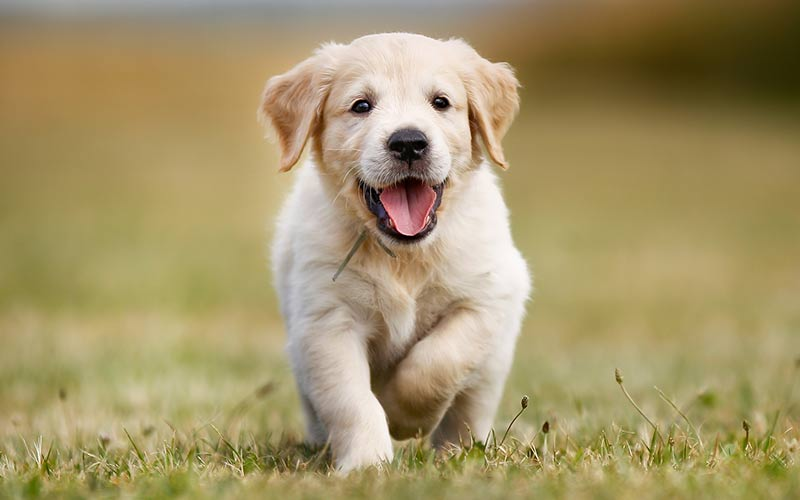
#> input picture data/images/golden1.jpg, 800 x 500 px
$ jupyter execute --allow-errors color_similarity.ipynb   (shell and % lines are left out)   (older library calls are emulated)
#> lines starting #> are read from the running program, lines starting #| are printed output that depends on the picture; long printed decimals are rounded
### dominant_cluster.py
from sklearn.cluster import KMeans
import matplotlib.pyplot as plt
import numpy as np
import cv2

def get_dom_colors(image_path,clusters=10,plot=False):
	image = cv2.imread(image_path)
	image = cv2.cvtColor(image, cv2.COLOR_BGR2RGB)
	# flatten from 3d to 2d
	image = image.reshape((image.shape[0] * image.shape[1], 3))
	# cluster the pixel intensities
	clt = KMeans(n_clusters = clusters)
	clt.fit(image)

	dcolors = [c.astype("uint8").tolist() for c in clt.cluster_centers_]

	if plot:
		hist = centroid_histogram(clt)
		bar = plot_colors(hist, clt.cluster_centers_)
		plt.figure()
		plt.axis("off")
		plt.imshow(bar)
		plt.show()

	return dcolors


# [21 lines left out: functions plot_colors, centroid_histogram, not called in this run]

# [5 lines of commented-out code are left out]

### kmeans_gpu.py
#! /usr/bin/env python3
import numpy as np
import time
import faiss
import sys

import imageio
from skimage import transform
from collections import Counter
import cv2

# [6 lines of commented-out code are left out]

def load_image(img_path, resize=True):
    tmp_img = imageio.imread(img_path)
    if resize:
        return transform.resize(image=tmp_img,output_shape=(200,200),anti_aliasing=True, mode='constant')
    return tmp_img

# x = x.reshape(x.shape[0], -1).astype('float32')

def train_kmeans(x, k):
    "Runs kmeans on one or several GPUs"
    d = x.shape[1]
    clus = faiss.Clustering(d, k)
    clus.verbose = False
    clus.niter = 20

    clus.max_points_per_centroid = 10000000

    res = faiss.StandardGpuResources()

    cfg = faiss.GpuIndexFlatConfig()
    cfg.useFloat16 = False
    cfg.device = 0

    index = faiss.GpuIndexFlatL2(res, d, cfg)

    # perform the training
    clus.train(x, index)
    centroids = faiss.vector_float_to_array(clus.centroids)

    obj = faiss.vector_float_to_array(clus.obj)
    # print("final objective: %.4g" % obj[-1])

    return centroids.reshape(k, d)

def run(image_path,clusters=10,c_size=True):
    img_x = load_image(image_path)
    img_x = img_x.reshape((img_x.shape[0] * img_x.shape[1], 3)).astype('float32')
    centroids_ = train_kmeans(img_x, clusters)
    if c_size:
        labels = compute_cluster_assignment(centroids_,img_x)
        # hist = hist.astype("float")
        # (hist, _) = np.histogram(labels, bins=clusters)
        # hist /= hist.sum()
        centroids_ = (centroids_*255).astype("uint8")
        counts = Counter(labels).most_common()
        total = sum(n for _, n in counts)
        centroids_sizes = [(val/total, centroids_[k]) for k,val in counts]
        bar_img = bar_colors(centroids_sizes)
        return centroids_, bar_img
    else:
        return (centroids_*255).astype("uint8")

# [24 lines left out: functions bar_colors, compute_cluster_assignment, not called in this run]

### knn_vidimg.py
#! /usr/bin/env python3
import numpy as np
import time
import faiss
import sys

import imageio
from skimage import transform
from collections import Counter
import cv2
import glob
import knn_gpu
import re
from sklearn.metrics import accuracy_score

def load_image(img_path, resize=True):
    tmp_img = imageio.imread(img_path)
    if resize:
        return transform.resize(image=tmp_img,output_shape=(200,200),anti_aliasing=True, mode='constant')
    return tmp_img

def build_vector(vid2img_list):
    img_vectors = None
    for vi in vid2img_list:
        img_x = load_image(vi,resize=False)
        img_x = img_x.flatten().astype('float32')
        if img_vectors is None:
            img_vectors = img_x
        else:
            img_vectors = np.vstack((img_vectors, img_x))
    return img_vectors

def run_knn_vid2img(vid2img_list,k,flat=True):
    img_vectors = build_vector(vid2img_list)
    nb, d = img_vectors.shape
    print("Number of records:",nb, "\nNumber of dimensions:",d)
    if flat:
        D, I = knn_gpu.knn_flat(img_vectors, img_vectors, d, k)
    else:
        D, I = knn_gpu.knn_ivf(img_vectors, img_vectors, d, k)

    return I

def get_class_from_path(vid_path):
    return re.search('vid2img/(.*)_', vid_path, re.IGNORECASE).group(1)

# [15 lines left out: functions get_classes_from_indices, get_accuracy, not called in this run]

# vid2img_list = sorted(glob.glob('data/vid2img/*.jpg'))
# vidIndices = run_vid2img(vid2img_list,3)
# print("Accuracy:",get_accuracy(vid2img_list,vidIndices))

### knn_cnn_features.py
import numpy as np
import faiss
import sys
import knn_gpu

def run_knn_features(feature_vectors, test_vectors=None, k=5, flat=False,
                     verbose=False, dist=False, gpu=True):
    nb, d = feature_vectors.shape
    if type(test_vectors) is not np.ndarray:
        if flat:
            D, I = knn_gpu.knn_flat(feature_vectors, feature_vectors, d, k, verbose, gpu)
        else:
            D, I = knn_gpu.knn_ivf(feature_vectors, feature_vectors, d, k, verbose, gpu)
    else:
        if flat:
            D, I = knn_gpu.knn_flat(feature_vectors, test_vectors, d, k, verbose, gpu)
        else:
            D, I = knn_gpu.knn_ivf(feature_vectors, test_vectors, d, k, verbose, gpu)
    if dist:
        return D, I
    else:
        return I

### color_similarity.ipynb
# Lets start off by performing similarity search for images

[cell 1]
import numpy as np
import imageio
from skimage import transform
import matplotlib.pyplot as plt
from math import sqrt
import glob
import subprocess

from tqdm import tqdm
import kmeans_gpu
import h5py
import knn_cnn_features

[cell 2]
def load_image(img_path, resize=True):
    tmp_img = imageio.imread(img_path)
    if resize:
        return transform.resize(image=tmp_img,output_shape=(200,200),anti_aliasing=True, mode='constant')
    return tmp_img

Let us look at 3 different pictures of golden retriever puppies (Google images found these to be similar)

[cell 3]
img1 = load_image("data/images/golden1.jpg")
#> in load_image, tmp_img is the input picture: shape (500, 800, 3); mean R, G, B 164.1, 148.5, 104.4
#> in load_image, `return transform.resize(image=tmp_img,output_shape=(200,200),anti_alia..`:
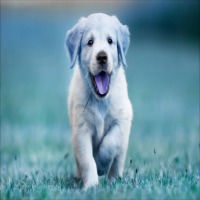
#> returned value: shape (200, 200, 3) float64; mean of channels 0, 1, 2 0.643, 0.581, 0.409; drawn as B, G, R
img2 = load_image("data/images/golden2.jpg")
#> call 2 of load_image, with img_path = 'data/images/golden2.jpg', resize = True
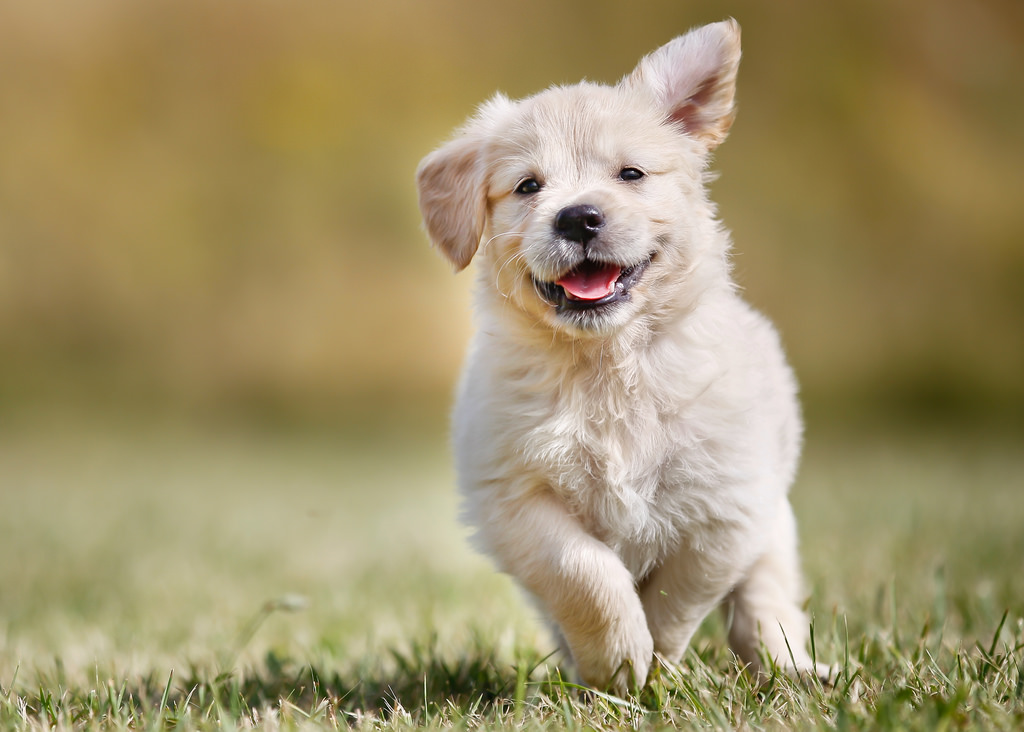
#> input picture data/images/golden2.jpg, 1024 x 732 px
#> in load_image, tmp_img is the input picture: shape (732, 1024, 3); mean R, G, B 159.9, 145.5, 104.9
#> in load_image (call 2), `return transform.resize(image=tmp_img,output_shape=(200,200),anti_alia..`:
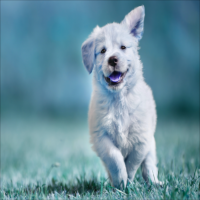
#> returned value: shape (200, 200, 3) float64; mean of channels 0, 1, 2 0.626, 0.569, 0.411; drawn as B, G, R
img3 = load_image("data/images/golden3.jpg")
#> call 3 of load_image, with img_path = 'data/images/golden3.jpg', resize = True
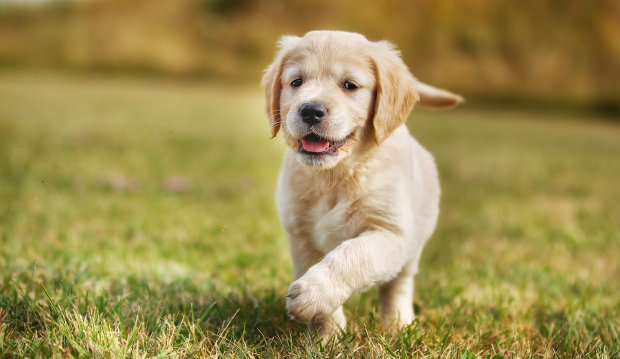
#> input picture data/images/golden3.jpg, 620 x 359 px
#> in load_image, tmp_img is the input picture: shape (359, 620, 3); mean R, G, B 157.4, 141.1, 79.7
#> in load_image (call 3), `return transform.resize(image=tmp_img,output_shape=(200,200),anti_alia..`:
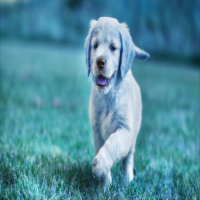
#> returned value: shape (200, 200, 3) float64; mean of channels 0, 1, 2 0.617, 0.553, 0.312; drawn as B, G, R

[cell 4]
plt.imshow(img1)

[cell 5]
plt.imshow(img2)

[cell 6]
plt.imshow(img3)

[cell 7]
def mse_image(image1,image2):
    return sqrt(np.mean((image1-image2)**2))

[cell 8]
print(mse_image(img1,img2))
#| 0.1902
print(mse_image(img2,img3))
#| 0.1885
print(mse_image(img3,img1))
#| 0.1815

[cell 9]
from skimage.measure import compare_ssim as ssim

[cell 10]
print(ssim(img1,img2,multichannel=True))
#| 0.5627
print(ssim(img2,img3,multichannel=True))
#| 0.53
print(ssim(img3,img1,multichannel=True))
#| 0.5207

We know that `SSIM` (Structural Similarity) is robust to noise and contrast changes unlike `MSE` (Mean Square Error)

[cell 11]
# MSE is faster than SSIM
mse_image(img1,img2)
ssim(img1,img2,multichannel=True)
#> Out = 0.563

For the $200\times200$ image, the MSE took 130 $\mu$s while SSIM took 6.68 ms i.e. MSE was $50\times$ faster.

# Dominant color

[cell 12]
import dominant_cluster
dcolors = dominant_cluster.get_dom_colors("data/images/golden1.jpg",clusters=10)

#> (a cell that did not finish here is left out)


#> (a cell that did not finish here is left out)

plt.imshow(bar_img)

We get such a $1\times100$ image for each of the images we cluster i.e. we cluster a resized image of size $200\times200$ and create a smaller image of size $100$ ($0.25\%$) that contains its dominant colors in descending order of dominance.

The next step is to concatenate these 100 pixel images for each frame (samples at $n$ fps from the video of length $l$ seconds) to create a new image of size $l\times n \times100$ pixel image that will represent the entire video.

This compressed image representation is thereafter used to find similar images using either the **MSE** or **SSIM** similarity metric or by using the **KNN** algorithm.

https://stackoverflow.com/questions/10957412/fastest-way-to-extract-frames-using-ffmpeg

# Vid2Img Representation

#> (a cell that did not finish here is left out)

[cell 16]
# num_of_frames = 20
def cluster_vid(vid_path, num_of_frames=20):
    p = subprocess.Popen("sh extractNFrames.sh "+vid_path+" "+str(num_of_frames), \
                         stdout=subprocess.PIPE, shell=True)
    (output, err) = p.communicate()
    p_status = p.wait()
    frame_list = glob.glob('data/tmp/*.jpg')
    vid_img = None
    for fr in frame_list:
        _, bar_img = kmeans_gpu.run(fr,clusters=10)
        if type(vid_img) is not np.ndarray:
            vid_img = bar_img
        else:
            vid_img = np.concatenate((vid_img, bar_img), axis=0)
    return vid_img

[cell 17]
vid_img = cluster_vid("data/videos/animals/0.mp4")

#> (a cell that did not finish here is left out)

[cell 19]
classes = sorted([path.split("/")[-1] for path in glob.glob("data/videos/*")])
print(classes)

[cell 20]
for cl in classes:
    vid_list = sorted(glob.glob('data/videos/'+cl+'/*'))
    for i,vid_path in enumerate(vid_list):
        vid_img = cluster_vid(vid_path)
        imageio.imwrite("data/vid2img/"+cl+"_"+str(i)+".jpg",vid_img)

**Thus we see that for $10\times7 = 70$ videos, the process took $437$ seconds to execute i.e. approx $6.2$ seconds for video. This process includes:**
1. **Extracting frames from videos and writing them to disk.**
2. **Clustering the extracted frames (20 per video).**
3. **Converting the histogram of clusters into an image and writing to disk.**

# KNN search using Vid2Img

[cell 21]
import knn_vidimg
vid2img_list = sorted(glob.glob('data/vid2img/*.jpg'))

#> (a cell that did not finish here is left out)

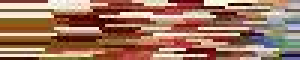
#> input picture data/vid2img/children_2.jpg, 100 x 20 px (shown 3 times larger)
#> in load_image, tmp_img is the input picture: shape (20, 100, 3); mean R, G, B 158.8, 116.8, 96.3
#> in build_vector, `img_x = img_x.flatten().astype('float32')`: img_x = 6000 values, max 255 at index 54, min 0 at index 178, mean 124
#> in build_vector, `img_vectors = img_x`: img_vectors has the same summary as img_x
#| Number of records: 3
#| Number of dimensions: 6000

The dimensionality is $6000$ since ($20\times100 = 2000$ pixels and RBG (3) values for each pixel).

The runtime for the KNN search with $k = 3$ (build *and* run on all videos) for this subset of $70$ videos is $132$ms and we can be sure that this will scale effectively based on previous experiments.

*Let us look at the values (for the first video):*

#> (a cell that did not finish here is left out)

The videos animals_0.mp4 appears in the results as the closest and this is obvious. The other two videos are a monkey and a cat respectively. It did not care about context - only color.

## Testing with UCF 101 (May not be that good)

[cell 24]
videos = sorted(glob.glob("data/UCF101/*"))
ucf_classes = [vid.split('/')[-1].split('_')[1] for vid in videos]
ucf_classes = sorted(list(set(ucf_classes)))

[cell 25]
h5f = h5py.File('color_UCF_vid2img.h5', 'w')

[cell 26]
# num_of_frames = 8 -> since 8 is median number of frames
def extract_vid2img_serial(videos):
    multi_vid_img = None
    for i, vid in enumerate(videos):
        vid_img = cluster_vid(vid, num_of_frames=8)
        h5f.create_dataset(vid, data=vid_img)
        if type(multi_vid_img) is not np.ndarray:
            multi_vid_img = vid_img[np.newaxis, ...]
        else:
            multi_vid_img = np.concatenate((multi_vid_img, vid_img[np.newaxis, ...]), axis=0)
    return multi_vid_img, videos

#> (a cell that did not finish here is left out)

For creating the dominant color based image representation for the video (**serially**), it takes approx $2.3$ seconds per video.

That means $8$ hours for processing the entire UCF101 videos. Lets speed this up.

[cell 28]
# extracting all frames first
for vid_path in videos:
    p = subprocess.Popen("sh extractNFrames_UCF101.sh "+vid_path+" "+str(8)+" "+\
            vid_path.split('/')[-1].split('.')[0], stdout=subprocess.PIPE, shell=True)
    (output, err) = p.communicate()
    p_status = p.wait()

Thats around $0.1$ seconds per video for extracting frames.

[cell 29]
def extract_vid2img_parallel(video):
    frame_list = glob.glob('data/tmp/'+video.split('/')[-1].split('.')[0]+'/*.jpg')
    vid_img = None
    for fr in frame_list:
        _, bar_img = kmeans_gpu.run(fr,clusters=10)
        if type(vid_img) is not np.ndarray:
            vid_img = bar_img
        else:
            vid_img = np.concatenate((vid_img, bar_img), axis=0)
    return vid_img, video

[cell 30]
# skip those that are already done
skip_vids = glob.glob('data/vid2img/*.npy')
#> (the rest of this cell did not finish here and is left out)

[cell 31]
for vid_path in tqdm(videos):
    if 'data/vid2img/'+vid_path.split('/')[-1].split('.')[0]+'.npy' not in skip_vids:
        vid_img, _ = extract_vid2img_parallel(vid_path)
        np.save('data/vid2img/'+vid_path.split('/')[-1].split('.')[0]+'.npy', vid_img)
    #     h5f[vid_path]=vid_img

[cell 32]
# ignore for now
import multiprocessing
pool = multiprocessing.Pool(processes=1)
vid2img_outputs = pool.map(extract_vid2img_parallel,videos[:10])
pool.close()
pool.join()

[cell 33]
np_vid2imgs = sorted(glob.glob('data/vid2img/*.npy'))

[cell 34]
color_vid2imgs = np.zeros((len(np_vid2imgs),8*100*3))
for i, np_v in enumerate(np_vid2imgs):
    try:
        color_vid2imgs[i,] = np.load(np_v).flatten().astype('float32')
    except:
        print(np_v)
        continue
#     color_vid2imgs =

#> (a cell that did not finish here is left out)

[cell 36]
h5f = h5py.File('color_UCF_vid2img.h5', 'r')
#> (the rest of this cell did not finish here and is left out)

#> (a cell that did not finish here is left out)


#> (a cell that did not finish here is left out)


[cell 39]
def get_cls_accuracy(similar_videos, feature_labels, k=3):
    accuracy = 0
    for i, sim_vids in enumerate(similar_videos):
        true_label = feature_labels[i].split('_')[1]
        for sim_vid in sim_vids:
            pred_label = sim_vid.split('_')[1]
            accuracy += np.sum(pred_label==true_label)/k
    return accuracy/len(feature_labels)

#> (a cell that did not finish here is left out)
